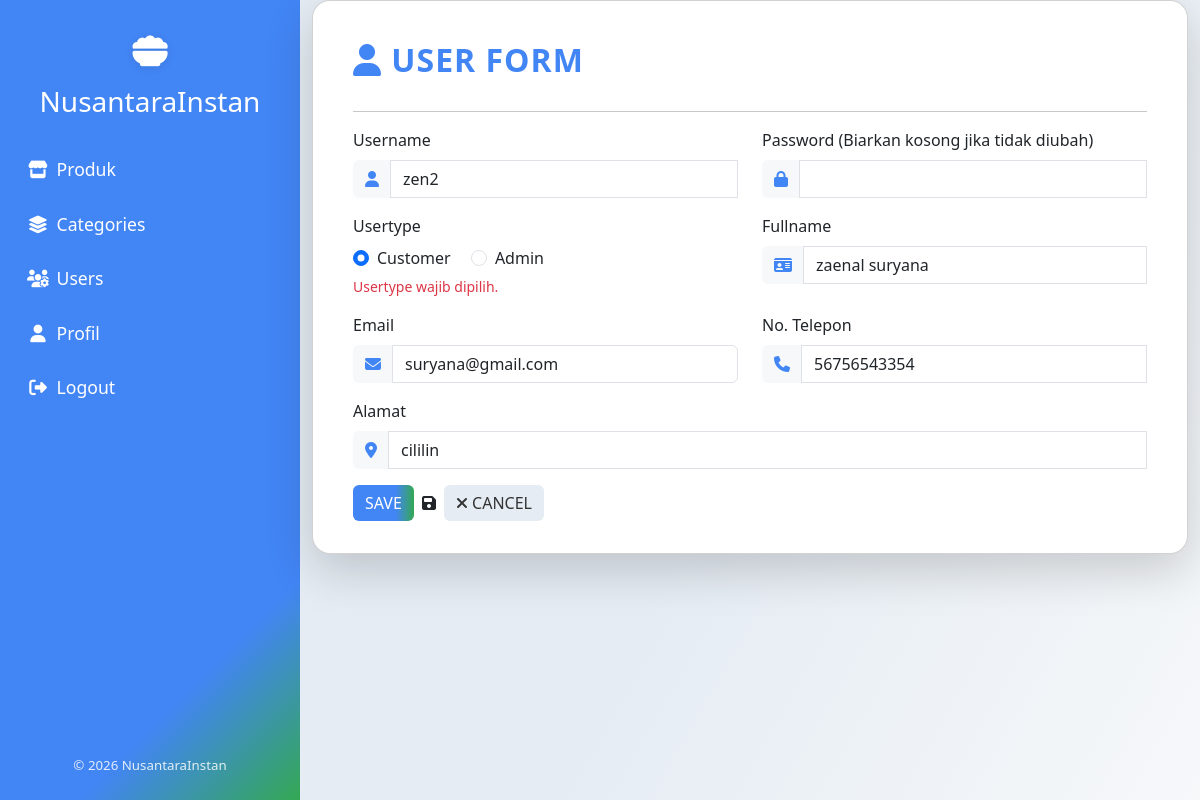
Screenshot of /index.php/users/edit/6 with the database file from the repository.
### tables this page shows
CREATE TABLE `users` (
  `userid` int(11) NOT NULL,
  `username` varchar(50) NOT NULL,
  `usertype` varchar(100) NOT NULL DEFAULT 'Customer',
  `password` varchar(255) NOT NULL,
  `fullname` varchar(100) NOT NULL,
  `email` varchar(100) NOT NULL,
  `phone` varchar(20) NOT NULL,
  `address` varchar(255) NOT NULL,
  `photo` varchar(200) NOT NULL DEFAULT 'default.png'
);

### application/controllers/users.php (called while the page is built, shortened)
<?php
class Users extends CI_Controller {
    public function __construct()
    {
        $this->load->model('Users_model');
    }
    public function edit($userid)
    {
        $data['user']=$this->Users_model->read_by($userid);
        $this->load->view('users/user_form',$data);
    }
}

### index.php (called while the page is built, shortened)
<?php
require_once BASEPATH.'core/CodeIgniter.php';

### application/models/users_model.php (called while the page is built, shortened)
<?php
class Users_model extends CI_Model {
    public function read_by($userid)
    {
        $this->db->where('userid', $userid);
        $query = $this->db->get('users');
        return $query->row();
    }
}

### application/views/users/user_form.php (the view, shortened to what this page needs)
<!doctype html>
<html lang="en">
<head>
    <link href="https://cdn.jsdelivr.net/npm/bootstrap@5.3.3/dist/css/bootstrap.min.css" rel="stylesheet">
    <link rel="stylesheet" href="https://cdnjs.cloudflare.com/ajax/libs/animate.css/4.1.1/animate.min.css"/>
    <link href="https://cdnjs.cloudflare.com/ajax/libs/font-awesome/6.5.0/css/all.min.css" rel="stylesheet">
</head>
<body>
<div class="container-fluid">
    <div class="row min-vh-100">
        <nav class="col-lg-3 col-md-4 sidebar d-flex flex-column align-items-center py-4 position-relative animate__animated animate__fadeInLeft">
            <div class="brand-logo mb-2">
                <i class="fa-solid fa-bowl-food"></i>
            </div>
            <h3 class="mb-4 text-center">NusantaraInstan</h3>
            <ul class="nav flex-column w-100 px-2">
                <li class="nav-item">
                    <a class="nav-link <?= uri_string()=='products'?'active':'' ?>" href="<?=site_url('products')?>">
                        <i class="fa-solid fa-store"></i> Produk
                    </a>
                </li>
                <li class="nav-item">
                    <a class="nav-link <?= uri_string()=='categories'?'active':'' ?>" href="<?=site_url('categories')?>">
                        <i class="fa-solid fa-layer-group"></i> Categories
                    </a>
                </li>
                <li class="nav-item">
                    <a class="nav-link <?= uri_string()=='users'?'active':'' ?>" href="<?=site_url('users')?>">
                        <i class="fa-solid fa-users-gear"></i> Users
                    </a>
                </li>
                <li class="nav-item">
                    <a class="nav-link <?= uri_string()=='users/profile'?'active':'' ?>" href="<?=site_url('users/profile')?>">
                        <i class="fa-solid fa-user"></i> Profil
                    </a>
                </li>
                <li class="nav-item">
                    <a class="nav-link" href="<?=site_url('auth/logout')?>">
                        <i class="fa-solid fa-right-from-bracket"></i> Logout
                    </a>
                </li>
            </ul>
            <div class="sidebar-footer mt-auto">
                <small>&copy; <?=date('Y')?> NusantaraInstan</small>
            </div>
        </nav>
        <main class="col-lg-9 col-md-8 main-content">
            <div class="user-form-card card shadow-lg w-100 animate__animated animate__fadeInRight">
                <h2 class="form-section-title mb-3"><i class="fa-solid fa-user"></i> USER FORM</h2>
                <hr>
                <?php
                $username = $usertype = $fullname = $email = $phone = $address = '';
                if (isset($user)) {
                    $username = $user->username ?? '';
                    $usertype = $user->usertype ?? '';
                    $fullname = $user->fullname ?? '';
                    $email    = $user->email ?? '';
                    $phone    = $user->phone ?? '';
                    $address  = $user->address ?? '';
                }
                ?>
                <form action="" method="post" class="needs-validation" novalidate>
                    <div class="row">
                        <div class="col-md-6 mb-3">
                            <label class="form-label">Username</label>
                            <div class="input-group">
                                <span class="input-group-text"><i class="fa-solid fa-user icon-form"></i></span>
                                <input type="text" name="username" value="<?= $username ?>" class="form-control" required>
                            </div>
                        </div>
                        <div class="col-md-6 mb-3">
                            <label class="form-label">Password <?= isset($user) ? '(Biarkan kosong jika tidak diubah)' : '' ?></label>
                            <div class="input-group">
                                <span class="input-group-text"><i class="fa-solid fa-lock icon-form"></i></span>
                                <input type="password" name="password" class="form-control" <?= isset($user) ? '' : 'required' ?>>
                            </div>
                        </div>
                        <div class="col-md-6 mb-3">
                            <label class="form-label">Usertype</label>
                            <div>
                                <div class="form-check form-check-inline">
                                    <input class="form-check-input" type="radio" name="usertype" value="Customer" id="customer" <?= ($usertype == "Customer") ? 'checked' : '' ?> required>
                                    <label class="form-check-label" for="customer">Customer</label>
                                </div>
                                <div class="form-check form-check-inline">
                                    <input class="form-check-input" type="radio" name="usertype" value="Admin" id="admin" <?= ($usertype == "Admin") ? 'checked' : '' ?> required>
                                    <label class="form-check-label" for="admin">Admin</label>
                                </div>
                                <div class="invalid-feedback d-block">Usertype wajib dipilih.</div>
                            </div>
                        </div>
                        <div class="col-md-6 mb-3">
                            <label class="form-label">Fullname</label>
                            <div class="input-group">
                                <span class="input-group-text"><i class="fa-solid fa-id-card icon-form"></i></span>
                                <input type="text" name="fullname" value="<?= $fullname ?>" class="form-control" required>
                            </div>
                        </div>
                        <div class="col-md-6 mb-3">
                            <label class="form-label">Email</label>
                            <div class="input-group">
                                <span class="input-group-text"><i class="fa-solid fa-envelope icon-form"></i></span>
                                <input type="email" name="email" value="<?= $email ?>" class="form-control">
                            </div>
                        </div>
                        <div class="col-md-6 mb-3">
                            <label class="form-label">No. Telepon</label>
                            <div class="input-group">
                                <span class="input-group-text"><i class="fa-solid fa-phone icon-form"></i></span>
                                <input type="text" name="phone" value="<?= $phone ?>" class="form-control" required>
                            </div>
                        </div>
                        <div class="col-md-12 mb-3">
                            <label class="form-label">Alamat</label>
                            <div class="input-group">
                                <span class="input-group-text"><i class="fa-solid fa-location-dot icon-form"></i></span>
                                <input type="text" name="address" value="<?= $address ?>" class="form-control" required>
                            </div>
                        </div>
                    </div>
                    <div class="d-flex gap-2 align-items-center">
                        <input type="submit" class="btn btn-primary" name="submit" value="SAVE">
                            <i class="fa-solid fa-floppy-disk"></i>
                                <a href="<?= site_url('users') ?>" class="btn btn-secondary">
                            <i class="fa-solid fa-xmark"></i> CANCEL
                                </a>
                    </div>
                </form>
            </div>
        </main>
    </div>
</div>

### application/views/users/user_form.php (style rules this page uses)
body { background: linear-gradient(120deg, #e5ecf3 60%, #f6f8fa 100%); min-height: 100vh; }
.sidebar { background: linear-gradient(135deg, #4285f4 80%, #34a853 100%); min-height: 100vh; color: #fff; padding: 0; }
.sidebar .nav-link { color: #fff; font-weight: 500; font-size: 1.1em; border-radius: 8px; margin: 6px 0; transition: background 0.2s, color 0.2s; }
.sidebar .nav-link i { width: 28px; text-align: center; }
.brand-logo { font-size: 2.2rem; margin-bottom: 10px; color: #fff; text-shadow: 0 2px 10px rgba(0,0,0,0.08); }
.sidebar .sidebar-footer { position: absolute; bottom: 24px; left: 0; width: 100%; text-align: center; font-size: 0.95em; opacity: 0.85; }
.main-content { min-height: 100vh; background: transparent; display: flex; align-items: flex-start; justify-content: center; padding-top: 0 !important; }
.user-form-card { border-radius: 18px; background: #fff; box-shadow: 0 6px 32px rgba(66,133,244,0.10); margin-top: 0 !important; width: 100%; max-width: 1100px; padding: 2.5rem 2.5rem 2rem 2.5rem; position: relative; }
.form-section-title { font-weight: bold; letter-spacing: 1px; color: #4285f4; margin-bottom: 0.5rem; }
.btn-primary { background: linear-gradient(90deg, #4285f4 70%, #34a853 100%); border: none; }
.btn-secondary { background: #e5ecf3; color: #333; border: none; }
.form-label { font-weight: 500; }
.input-group-text { background: #f6f8fa; border: none; }
.icon-form { color: #4285f4; }

### rows the page displays
users: username "zen2", usertype "☑ Customer", usertype "☐ Admin", fullname "zaenal suryana", email "suryana@gmail.com", phone "56756543354", address "cililin"
